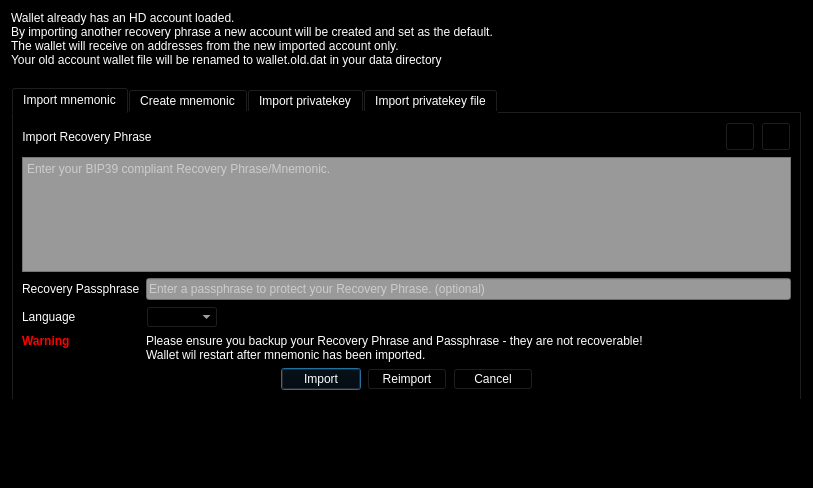
<?xml version="1.0" encoding="UTF-8"?>
<ui version="4.0">
 <class>MnemonicDialog</class>
 <widget class="QDialog" name="MnemonicDialog">
  <property name="geometry">
   <rect>
    <x>0</x>
    <y>0</y>
    <width>813</width>
    <height>488</height>
   </rect>
  </property>
  <property name="windowTitle">
   <string>Import – recovery phrase/private key</string>
  </property>
  <property name="styleSheet">
   <string notr="true">background-color: rgb(0, 0, 0);
color: rgb(255, 255, 255);</string>
  </property>
  <layout class="QGridLayout" name="gridLayout">
   <item row="2" column="0">
    <widget class="QTextBrowser" name="textBrowser">
     <property name="palette">
      <palette>
       <active>
        <colorrole role="WindowText">
         <brush brushstyle="SolidPattern">
          <color alpha="255">
           <red>255</red>
           <green>255</green>
           <blue>255</blue>
          </color>
         </brush>
        </colorrole>
        <colorrole role="Button">
         <brush brushstyle="SolidPattern">
          <color alpha="255">
           <red>0</red>
           <green>0</green>
           <blue>0</blue>
          </color>
         </brush>
        </colorrole>
        <colorrole role="Text">
         <brush brushstyle="SolidPattern">
          <color alpha="255">
           <red>255</red>
           <green>255</green>
           <blue>255</blue>
          </color>
         </brush>
        </colorrole>
        <colorrole role="ButtonText">
         <brush brushstyle="SolidPattern">
          <color alpha="255">
           <red>255</red>
           <green>255</green>
           <blue>255</blue>
          </color>
         </brush>
        </colorrole>
        <colorrole role="Base">
         <brush brushstyle="SolidPattern">
          <color alpha="255">
           <red>0</red>
           <green>0</green>
           <blue>0</blue>
          </color>
         </brush>
        </colorrole>
        <colorrole role="Window">
         <brush brushstyle="SolidPattern">
          <color alpha="255">
           <red>0</red>
           <green>0</green>
           <blue>0</blue>
          </color>
         </brush>
        </colorrole>
       </active>
       <inactive>
        <colorrole role="WindowText">
         <brush brushstyle="SolidPattern">
          <color alpha="255">
           <red>255</red>
           <green>255</green>
           <blue>255</blue>
          </color>
         </brush>
        </colorrole>
        <colorrole role="Button">
         <brush brushstyle="SolidPattern">
          <color alpha="255">
           <red>0</red>
           <green>0</green>
           <blue>0</blue>
          </color>
         </brush>
        </colorrole>
        <colorrole role="Text">
         <brush brushstyle="SolidPattern">
          <color alpha="255">
           <red>255</red>
           <green>255</green>
           <blue>255</blue>
          </color>
         </brush>
        </colorrole>
        <colorrole role="ButtonText">
         <brush brushstyle="SolidPattern">
          <color alpha="255">
           <red>255</red>
           <green>255</green>
           <blue>255</blue>
          </color>
         </brush>
        </colorrole>
        <colorrole role="Base">
         <brush brushstyle="SolidPattern">
          <color alpha="255">
           <red>0</red>
           <green>0</green>
           <blue>0</blue>
          </color>
         </brush>
        </colorrole>
        <colorrole role="Window">
         <brush brushstyle="SolidPattern">
          <color alpha="255">
           <red>0</red>
           <green>0</green>
           <blue>0</blue>
          </color>
         </brush>
        </colorrole>
       </inactive>
       <disabled>
        <colorrole role="WindowText">
         <brush brushstyle="SolidPattern">
          <color alpha="255">
           <red>255</red>
           <green>255</green>
           <blue>255</blue>
          </color>
         </brush>
        </colorrole>
        <colorrole role="Button">
         <brush brushstyle="SolidPattern">
          <color alpha="255">
           <red>0</red>
           <green>0</green>
           <blue>0</blue>
          </color>
         </brush>
        </colorrole>
        <colorrole role="Text">
         <brush brushstyle="SolidPattern">
          <color alpha="255">
           <red>255</red>
           <green>255</green>
           <blue>255</blue>
          </color>
         </brush>
        </colorrole>
        <colorrole role="ButtonText">
         <brush brushstyle="SolidPattern">
          <color alpha="255">
           <red>255</red>
           <green>255</green>
           <blue>255</blue>
          </color>
         </brush>
        </colorrole>
        <colorrole role="Base">
         <brush brushstyle="SolidPattern">
          <color alpha="255">
           <red>0</red>
           <green>0</green>
           <blue>0</blue>
          </color>
         </brush>
        </colorrole>
        <colorrole role="Window">
         <brush brushstyle="SolidPattern">
          <color alpha="255">
           <red>0</red>
           <green>0</green>
           <blue>0</blue>
          </color>
         </brush>
        </colorrole>
       </disabled>
      </palette>
     </property>
     <property name="styleSheet">
      <string notr="true">background-color: rgb(0, 0, 0);
color: rgb(255, 255, 255);</string>
     </property>
     <property name="sizeAdjustPolicy">
      <enum>QAbstractScrollArea::AdjustToContents</enum>
     </property>
     <property name="html">
      <string>&lt;!DOCTYPE HTML PUBLIC &quot;-//W3C//DTD HTML 4.0//EN&quot; &quot;http://www.w3.org/TR/REC-html40/strict.dtd&quot;&gt;
&lt;html&gt;&lt;head&gt;&lt;meta name=&quot;qrichtext&quot; content=&quot;1&quot; /&gt;&lt;style type=&quot;text/css&quot;&gt;
p, li { white-space: pre-wrap; }
&lt;/style&gt;&lt;/head&gt;&lt;body style=&quot; font-family:'Ubuntu'; font-size:11pt; font-weight:400; font-style:normal;&quot;&gt;
&lt;p style=&quot;-qt-paragraph-type:empty; margin-top:0px; margin-bottom:0px; margin-left:0px; margin-right:0px; -qt-block-indent:0; text-indent:0px; font-family:'.SF NS Text'; font-size:13pt;&quot;&gt;&lt;br /&gt;&lt;/p&gt;&lt;/body&gt;&lt;/html&gt;</string>
     </property>
    </widget>
   </item>
   <item row="1" column="0">
    <widget class="QTabWidget" name="tabWidget">
     <property name="currentIndex">
      <number>0</number>
     </property>
     <property name="elideMode">
      <enum>Qt::ElideMiddle</enum>
     </property>
     <widget class="QWidget" name="mnemonictab">
      <attribute name="title">
       <string>Import mnemonic</string>
      </attribute>
      <layout class="QGridLayout" name="gridLayout_3">
       <item row="0" column="0">
        <layout class="QVBoxLayout" name="verticalLayout">
         <item>
          <layout class="QHBoxLayout" name="horizontalLayout">
           <item>
            <widget class="QLabel" name="label">
             <property name="text">
              <string>Import Recovery Phrase</string>
             </property>
             <property name="alignment">
              <set>Qt::AlignCenter</set>
             </property>
            </widget>
           </item>
           <item>
            <spacer name="horizontalSpacer">
             <property name="orientation">
              <enum>Qt::Horizontal</enum>
             </property>
             <property name="sizeHint" stdset="0">
              <size>
               <width>40</width>
               <height>20</height>
              </size>
             </property>
            </spacer>
           </item>
           <item>
            <widget class="QToolButton" name="toolButtonImportMnemonic_Paste">
             <property name="toolTip">
              <string>Paste from clipboard</string>
             </property>
             <property name="text">
              <string/>
             </property>
             <property name="icon">
              <iconset resource="../dynamic.qrc">
               <normaloff>:/icons/drk/drkpurple_editpaste</normaloff>:/icons/drk/drkpurple_editpaste</iconset>
             </property>
             <property name="iconSize">
              <size>
               <width>22</width>
               <height>22</height>
              </size>
             </property>
            </widget>
           </item>
           <item>
            <widget class="QToolButton" name="toolButtonImportMnemonic_Clear">
             <property name="toolTip">
              <string>Clear</string>
             </property>
             <property name="text">
              <string/>
             </property>
             <property name="icon">
              <iconset resource="../dynamic.qrc">
               <normaloff>:/icons/drk/remove</normaloff>:/icons/drk/remove</iconset>
             </property>
             <property name="iconSize">
              <size>
               <width>22</width>
               <height>22</height>
              </size>
             </property>
            </widget>
           </item>
          </layout>
         </item>
         <item>
          <widget class="QTextEdit" name="mnemonicEdit">
           <property name="styleSheet">
            <string notr="true">background-color: #999999;</string>
           </property>
           <property name="placeholderText">
            <string>Enter your BIP39 compliant Recovery Phrase/Mnemonic.</string>
           </property>
          </widget>
         </item>
         <item>
          <layout class="QFormLayout" name="formLayout">
           <item row="0" column="0">
            <widget class="QLabel" name="label_3">
             <property name="text">
              <string>Recovery Passphrase</string>
             </property>
            </widget>
           </item>
           <item row="0" column="1">
            <widget class="QLineEdit" name="lineEditPassPhrase">
             <property name="styleSheet">
              <string notr="true">background-color: #999999;</string>
             </property>
             <property name="placeholderText">
              <string>Enter a passphrase to protect your Recovery Phrase. (optional)</string>
             </property>
            </widget>
           </item>
           <item row="1" column="0">
            <widget class="QLabel" name="label_7">
             <property name="text">
              <string>Language</string>
             </property>
            </widget>
           </item>
           <item row="1" column="1">
            <widget class="QComboBox" name="comboBoxImportMnemonic_Language">
             <property name="sizePolicy">
              <sizepolicy hsizetype="Fixed" vsizetype="Fixed">
               <horstretch>0</horstretch>
               <verstretch>0</verstretch>
              </sizepolicy>
             </property>
            </widget>
           </item>
           <item row="2" column="0">
            <widget class="QLabel" name="labelWarning">
             <property name="styleSheet">
              <string notr="true">color: red;
font-weight: bold;</string>
             </property>
             <property name="text">
              <string>Warning</string>
             </property>
             <property name="alignment">
              <set>Qt::AlignLeading|Qt::AlignLeft|Qt::AlignTop</set>
             </property>
            </widget>
           </item>
           <item row="2" column="1">
            <widget class="QLabel" name="label_8">
             <property name="text">
              <string>Please ensure you backup your Recovery Phrase and Passphrase - they are not recoverable!
Wallet wil restart after mnemonic has been imported.</string>
             </property>
            </widget>
           </item>
          </layout>
         </item>
         <item>
          <layout class="QHBoxLayout" name="horizontalLayout_2">
           <item>
            <spacer name="horizontalSpacer_4">
             <property name="orientation">
              <enum>Qt::Horizontal</enum>
             </property>
             <property name="sizeHint" stdset="0">
              <size>
               <width>40</width>
               <height>20</height>
              </size>
             </property>
            </spacer>
           </item>
           <item>
            <widget class="QPushButton" name="importMnemonic">
             <property name="sizePolicy">
              <sizepolicy hsizetype="Fixed" vsizetype="Fixed">
               <horstretch>0</horstretch>
               <verstretch>0</verstretch>
              </sizepolicy>
             </property>
             <property name="text">
              <string>Import</string>
             </property>
            </widget>
           </item>
           <item>
            <widget class="QPushButton" name="reimportMnemonic">
             <property name="enabled">
              <bool>false</bool>
             </property>
             <property name="sizePolicy">
              <sizepolicy hsizetype="Fixed" vsizetype="Fixed">
               <horstretch>0</horstretch>
               <verstretch>0</verstretch>
              </sizepolicy>
             </property>
             <property name="text">
              <string>Reimport</string>
             </property>
            </widget>
           </item>
           <item>
            <widget class="QPushButton" name="pushButtonImportMnemonicCancel">
             <property name="sizePolicy">
              <sizepolicy hsizetype="Fixed" vsizetype="Fixed">
               <horstretch>0</horstretch>
               <verstretch>0</verstretch>
              </sizepolicy>
             </property>
             <property name="text">
              <string>Cancel</string>
             </property>
            </widget>
           </item>
           <item>
            <spacer name="horizontalSpacer_2">
             <property name="orientation">
              <enum>Qt::Horizontal</enum>
             </property>
             <property name="sizeHint" stdset="0">
              <size>
               <width>40</width>
               <height>20</height>
              </size>
             </property>
            </spacer>
           </item>
          </layout>
         </item>
        </layout>
       </item>
      </layout>
     </widget>
     <widget class="QWidget" name="createMnemonic">
      <attribute name="title">
       <string>Create mnemonic</string>
      </attribute>
      <layout class="QGridLayout" name="gridLayout_2">
       <item row="0" column="0">
        <layout class="QVBoxLayout" name="verticalLayout_2">
         <item>
          <layout class="QHBoxLayout" name="horizontalLayoutzz">
           <item>
            <widget class="QLabel" name="labelzz">
             <property name="text">
              <string>Create New Recovery Phrase</string>
             </property>
             <property name="alignment">
              <set>Qt::AlignCenter</set>
             </property>
            </widget>
           </item>
           <item>
            <spacer name="horizontalSpacer">
             <property name="orientation">
              <enum>Qt::Horizontal</enum>
             </property>
             <property name="sizeHint" stdset="0">
              <size>
               <width>40</width>
               <height>20</height>
              </size>
             </property>
            </spacer>
           </item>
           <item>
            <widget class="QToolButton" name="toolButtonCreateMnemonic_Copy">
             <property name="toolTip">
              <string>Copy to clipboard</string>
             </property>
             <property name="text">
              <string/>
             </property>
             <property name="icon">
              <iconset resource="../dynamic.qrc">
               <normaloff>:/icons/drk/editcopy</normaloff>:/icons/drk/editcopy</iconset>
             </property>
             <property name="iconSize">
              <size>
               <width>22</width>
               <height>22</height>
              </size>
             </property>
            </widget>
           </item>
           <item>
            <widget class="QToolButton" name="toolButtonCreateMnemonic_Clear">
             <property name="toolTip">
              <string>Clear</string>
             </property>
             <property name="text">
              <string/>
             </property>
             <property name="icon">
              <iconset resource="../dynamic.qrc">
               <normaloff>:/icons/drk/remove</normaloff>:/icons/drk/remove</iconset>
             </property>
             <property name="iconSize">
              <size>
               <width>22</width>
               <height>22</height>
              </size>
             </property>
            </widget>
           </item>
          </layout>
         </item>
         <item>
          <widget class="QTextEdit" name="textEditNewRecoveryPhrase">
           <property name="styleSheet">
            <string notr="true">background-color: #999999;</string>
           </property>
          </widget>
         </item>
         <item>
          <layout class="QFormLayout" name="formLayout_2">
           <item row="0" column="0">
            <widget class="QLabel" name="label_10">
             <property name="text">
              <string>Bytes of Entropy</string>
             </property>
            </widget>
           </item>
           <item row="0" column="1">
            <widget class="QComboBox" name="comboBoxBytesOfEntropy">
             <property name="sizePolicy">
              <sizepolicy hsizetype="Fixed" vsizetype="Fixed">
               <horstretch>0</horstretch>
               <verstretch>0</verstretch>
              </sizepolicy>
             </property>
             <item>
              <property name="text">
               <string>256</string>
              </property>
             </item>
             <item>
              <property name="text">
               <string>128</string>
              </property>
             </item>
            </widget>
           </item>
           <item row="1" column="0">
            <widget class="QLabel" name="label_11">
             <property name="text">
              <string>Language</string>
             </property>
            </widget>
           </item>
           <item row="1" column="1">
            <widget class="QComboBox" name="comboBoxLanguage">
             <property name="sizePolicy">
              <sizepolicy hsizetype="Fixed" vsizetype="Fixed">
               <horstretch>0</horstretch>
               <verstretch>0</verstretch>
              </sizepolicy>
             </property>
            </widget>
           </item>
          </layout>
         </item>
         <item>
          <layout class="QHBoxLayout" name="horizontalLayout_3">
           <item>
            <spacer name="horizontalSpacer_5">
             <property name="orientation">
              <enum>Qt::Horizontal</enum>
             </property>
             <property name="sizeHint" stdset="0">
              <size>
               <width>40</width>
               <height>20</height>
              </size>
             </property>
            </spacer>
           </item>
           <item>
            <widget class="QPushButton" name="pushButtonCreateMnemonic_Generate">
             <property name="sizePolicy">
              <sizepolicy hsizetype="Fixed" vsizetype="Fixed">
               <horstretch>0</horstretch>
               <verstretch>0</verstretch>
              </sizepolicy>
             </property>
             <property name="text">
              <string>Generate</string>
             </property>
            </widget>
           </item>
           <item>
            <widget class="QPushButton" name="pushButtonCreateMnemonic_Validate">
             <property name="text">
              <string>Validate</string>
             </property>
            </widget>
           </item>
           <item>
            <widget class="QPushButton" name="pushButtonCreateMnemonic_Cancel">
             <property name="sizePolicy">
              <sizepolicy hsizetype="Fixed" vsizetype="Fixed">
               <horstretch>0</horstretch>
               <verstretch>0</verstretch>
              </sizepolicy>
             </property>
             <property name="text">
              <string>Cancel</string>
             </property>
            </widget>
           </item>
           <item>
            <spacer name="horizontalSpacer_3">
             <property name="orientation">
              <enum>Qt::Horizontal</enum>
             </property>
             <property name="sizeHint" stdset="0">
              <size>
               <width>40</width>
               <height>20</height>
              </size>
             </property>
            </spacer>
           </item>
          </layout>
         </item>
        </layout>
       </item>
      </layout>
     </widget>
     <widget class="QWidget" name="privatekeytab">
      <attribute name="title">
       <string>Import privatekey</string>
      </attribute>
      <layout class="QVBoxLayout" name="verticalLayout_3">
       <item>
        <layout class="QVBoxLayout" name="verticalLayout_4">
         <item>
          <layout class="QHBoxLayout" name="horizontalLayout_5">
           <item>
            <spacer name="horizontalSpacer_8">
             <property name="orientation">
              <enum>Qt::Horizontal</enum>
             </property>
             <property name="sizeHint" stdset="0">
              <size>
               <width>40</width>
               <height>20</height>
              </size>
             </property>
            </spacer>
           </item>
           <item>
            <widget class="QLabel" name="label_2">
             <property name="text">
              <string>Input single privatekey</string>
             </property>
             <property name="alignment">
              <set>Qt::AlignCenter</set>
             </property>
            </widget>
           </item>
           <item>
            <spacer name="horizontalSpacer_9">
             <property name="orientation">
              <enum>Qt::Horizontal</enum>
             </property>
             <property name="sizeHint" stdset="0">
              <size>
               <width>40</width>
               <height>20</height>
              </size>
             </property>
            </spacer>
           </item>
          </layout>
         </item>
         <item>
          <widget class="QLineEdit" name="privatekeyEdit">
           <property name="sizePolicy">
            <sizepolicy hsizetype="Expanding" vsizetype="Expanding">
             <horstretch>0</horstretch>
             <verstretch>0</verstretch>
            </sizepolicy>
           </property>
           <property name="alignment">
            <set>Qt::AlignLeading|Qt::AlignLeft|Qt::AlignTop</set>
           </property>
           <property name="placeholderText">
            <string>example: L2pVnppu4S12FDFTn6sCoyvfCU4QiedHVxNyqJQ63Kty6gGRm1Mz</string>
           </property>
          </widget>
         </item>
         <item>
          <spacer name="verticalSpacer">
           <property name="orientation">
            <enum>Qt::Vertical</enum>
           </property>
           <property name="sizeHint" stdset="0">
            <size>
             <width>20</width>
             <height>40</height>
            </size>
           </property>
          </spacer>
         </item>
         <item>
          <layout class="QHBoxLayout" name="horizontalLayout_4">
           <item>
            <spacer name="horizontalSpacer_6">
             <property name="orientation">
              <enum>Qt::Horizontal</enum>
             </property>
             <property name="sizeHint" stdset="0">
              <size>
               <width>40</width>
               <height>20</height>
              </size>
             </property>
            </spacer>
           </item>
           <item>
            <widget class="QPushButton" name="importPrivatekey">
             <property name="sizePolicy">
              <sizepolicy hsizetype="Fixed" vsizetype="Fixed">
               <horstretch>0</horstretch>
               <verstretch>0</verstretch>
              </sizepolicy>
             </property>
             <property name="text">
              <string>Import</string>
             </property>
            </widget>
           </item>
           <item>
            <widget class="QPushButton" name="reimportPrivatekey">
             <property name="sizePolicy">
              <sizepolicy hsizetype="Fixed" vsizetype="Fixed">
               <horstretch>0</horstretch>
               <verstretch>0</verstretch>
              </sizepolicy>
             </property>
             <property name="text">
              <string>Reimport</string>
             </property>
            </widget>
           </item>
           <item>
            <spacer name="horizontalSpacer_7">
             <property name="orientation">
              <enum>Qt::Horizontal</enum>
             </property>
             <property name="sizeHint" stdset="0">
              <size>
               <width>40</width>
               <height>20</height>
              </size>
             </property>
            </spacer>
           </item>
          </layout>
         </item>
        </layout>
       </item>
      </layout>
     </widget>
     <widget class="QWidget" name="tab">
      <attribute name="title">
       <string>Import privatekey file</string>
      </attribute>
      <layout class="QVBoxLayout" name="verticalLayout_5">
       <item>
        <layout class="QVBoxLayout" name="verticalLayout_6">
         <item>
          <layout class="QHBoxLayout" name="horizontalLayout_8">
           <item>
            <spacer name="horizontalSpacer_12">
             <property name="orientation">
              <enum>Qt::Horizontal</enum>
             </property>
             <property name="sizeHint" stdset="0">
              <size>
               <width>40</width>
               <height>20</height>
              </size>
             </property>
            </spacer>
           </item>
           <item>
            <widget class="QLabel" name="label_4">
             <property name="text">
              <string>Input privatekey file</string>
             </property>
             <property name="alignment">
              <set>Qt::AlignCenter</set>
             </property>
            </widget>
           </item>
           <item>
            <spacer name="horizontalSpacer_13">
             <property name="orientation">
              <enum>Qt::Horizontal</enum>
             </property>
             <property name="sizeHint" stdset="0">
              <size>
               <width>40</width>
               <height>20</height>
              </size>
             </property>
            </spacer>
           </item>
          </layout>
         </item>
         <item>
          <layout class="QHBoxLayout" name="horizontalLayout_7">
           <item>
            <widget class="QLineEdit" name="fileEdit"/>
           </item>
           <item>
            <widget class="QPushButton" name="fileButton">
             <property name="sizePolicy">
              <sizepolicy hsizetype="Fixed" vsizetype="Fixed">
               <horstretch>0</horstretch>
               <verstretch>0</verstretch>
              </sizepolicy>
             </property>
             <property name="text">
              <string>Browse</string>
             </property>
             <property name="icon">
              <iconset resource="../dynamic.qrc">
               <normaloff>:/icons/drk/browse</normaloff>:/icons/drk/browse</iconset>
             </property>
            </widget>
           </item>
          </layout>
         </item>
         <item>
          <widget class="QLabel" name="label_5">
           <property name="sizePolicy">
            <sizepolicy hsizetype="Expanding" vsizetype="Fixed">
             <horstretch>0</horstretch>
             <verstretch>0</verstretch>
            </sizepolicy>
           </property>
           <property name="text">
            <string>Tips: The private key file is the file exported by Dynamic 'dumpwallet filename', not the .dat file.</string>
           </property>
           <property name="alignment">
            <set>Qt::AlignLeading|Qt::AlignLeft|Qt::AlignVCenter</set>
           </property>
           <property name="wordWrap">
            <bool>true</bool>
           </property>
          </widget>
         </item>
         <item>
          <spacer name="verticalSpacer_2">
           <property name="orientation">
            <enum>Qt::Vertical</enum>
           </property>
           <property name="sizeHint" stdset="0">
            <size>
             <width>20</width>
             <height>40</height>
            </size>
           </property>
          </spacer>
         </item>
         <item>
          <layout class="QHBoxLayout" name="horizontalLayout_6">
           <item>
            <spacer name="horizontalSpacer_10">
             <property name="orientation">
              <enum>Qt::Horizontal</enum>
             </property>
             <property name="sizeHint" stdset="0">
              <size>
               <width>40</width>
               <height>20</height>
              </size>
             </property>
            </spacer>
           </item>
           <item>
            <widget class="QPushButton" name="importWallet">
             <property name="sizePolicy">
              <sizepolicy hsizetype="Fixed" vsizetype="Fixed">
               <horstretch>0</horstretch>
               <verstretch>0</verstretch>
              </sizepolicy>
             </property>
             <property name="text">
              <string>Import</string>
             </property>
            </widget>
           </item>
           <item>
            <widget class="QPushButton" name="reimportWallet">
             <property name="sizePolicy">
              <sizepolicy hsizetype="Fixed" vsizetype="Fixed">
               <horstretch>0</horstretch>
               <verstretch>0</verstretch>
              </sizepolicy>
             </property>
             <property name="text">
              <string>Reimport</string>
             </property>
            </widget>
           </item>
           <item>
            <spacer name="horizontalSpacer_11">
             <property name="orientation">
              <enum>Qt::Horizontal</enum>
             </property>
             <property name="sizeHint" stdset="0">
              <size>
               <width>40</width>
               <height>20</height>
              </size>
             </property>
            </spacer>
           </item>
          </layout>
         </item>
        </layout>
       </item>
      </layout>
     </widget>
    </widget>
   </item>
   <item row="0" column="0">
    <widget class="QLabel" name="label_12">
     <property name="text">
      <string>Wallet already has an HD account loaded.
By importing another recovery phrase a new account will be created and set as the default.
The wallet will receive on addresses from the new imported account only.
Your old account wallet file will be renamed to wallet.old.dat in your data directory
</string>
     </property>
     <property name="textFormat">
      <enum>Qt::AutoText</enum>
     </property>
     <property name="wordWrap">
      <bool>true</bool>
     </property>
    </widget>
   </item>
  </layout>
 </widget>
 <resources>
  <include location="../dynamic.qrc"/>
 </resources>
 <connections/>
</ui>
